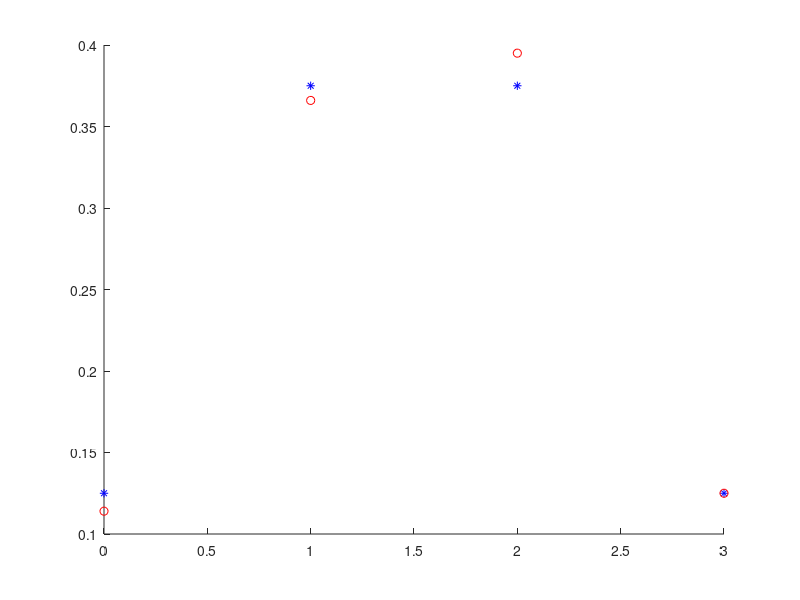
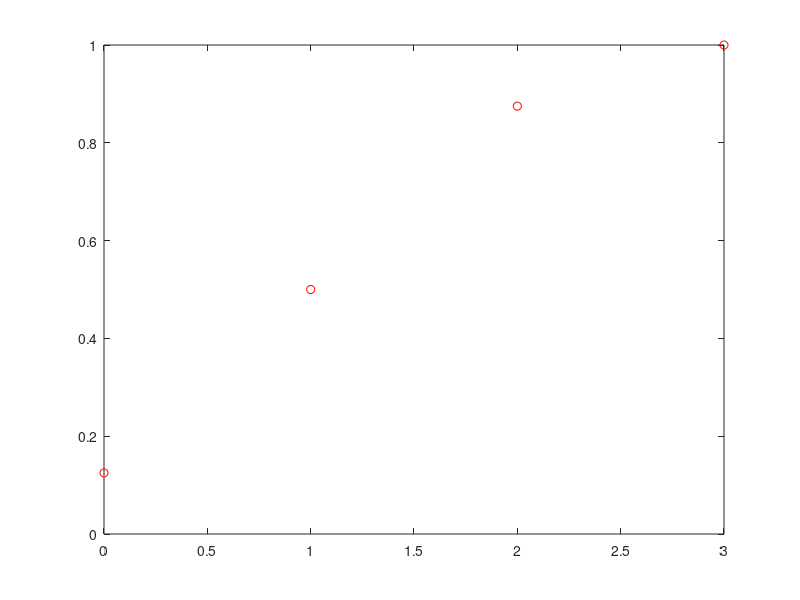
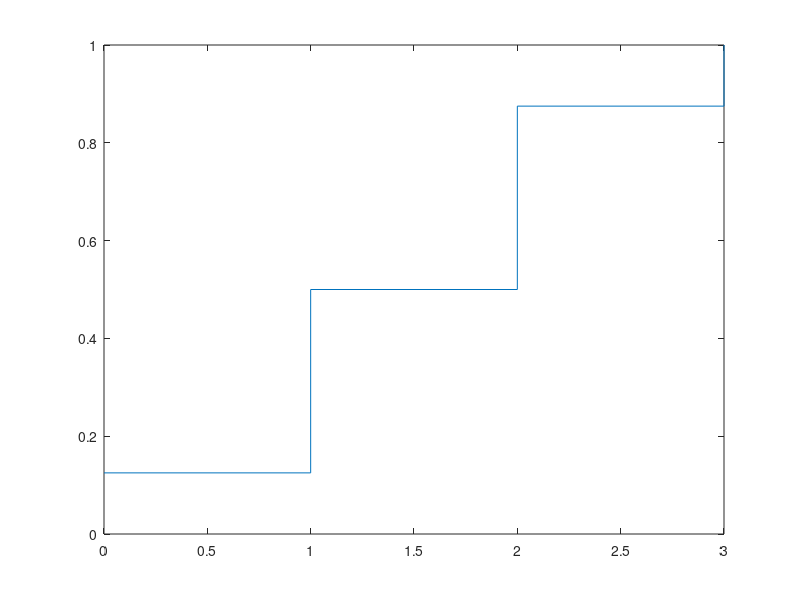

These figures' MATLAB source, in order:
% Lab2 - (a) (b) (f)
function lab2p1abf()
  n = 3;
  p = 0.5;
  k = 0:n;
  
  y = pdf('bino', k, n, p);
  z = cdf('bino', k, n, p);
  
  figure(1)
    hold on
    plot(k, y, 'b*')
  figure(2)
    plot(k, z, 'ro')
  figure(3)
    stairs(k, z)
    
  N = 1000;
  A = rand(3, N);
  A < 0.5
  x = sum(A < 0.5)
    v(1) = sum(x==0) / N
    v(2) = sum(x==1) / N
    v(3) = sum(x==2) / N
    v(4) = sum(x==3) / N
  figure(1)
    plot(k, v, 'ro')
endfunction
